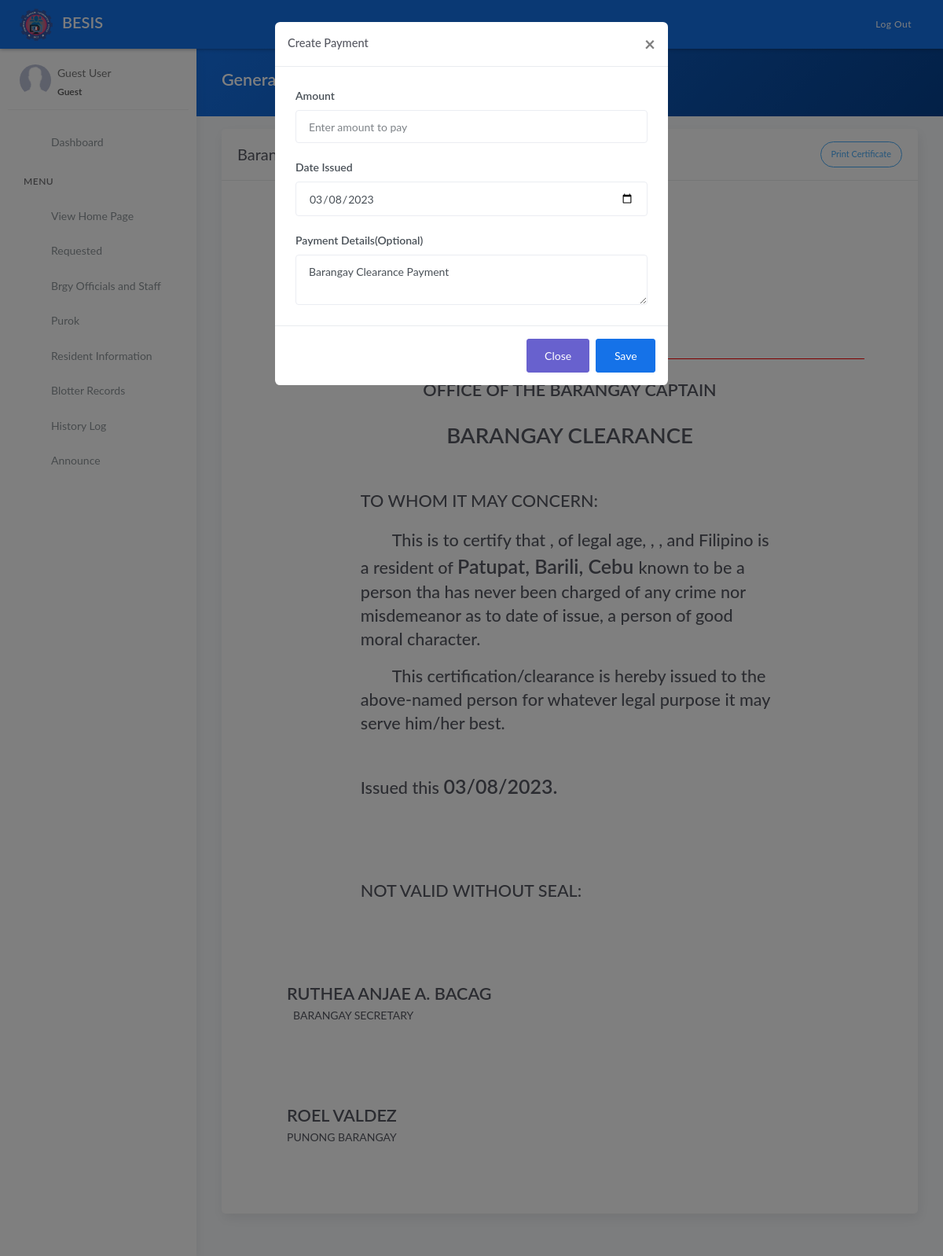
Before: /generate_brgy_cert.php with the older database file.
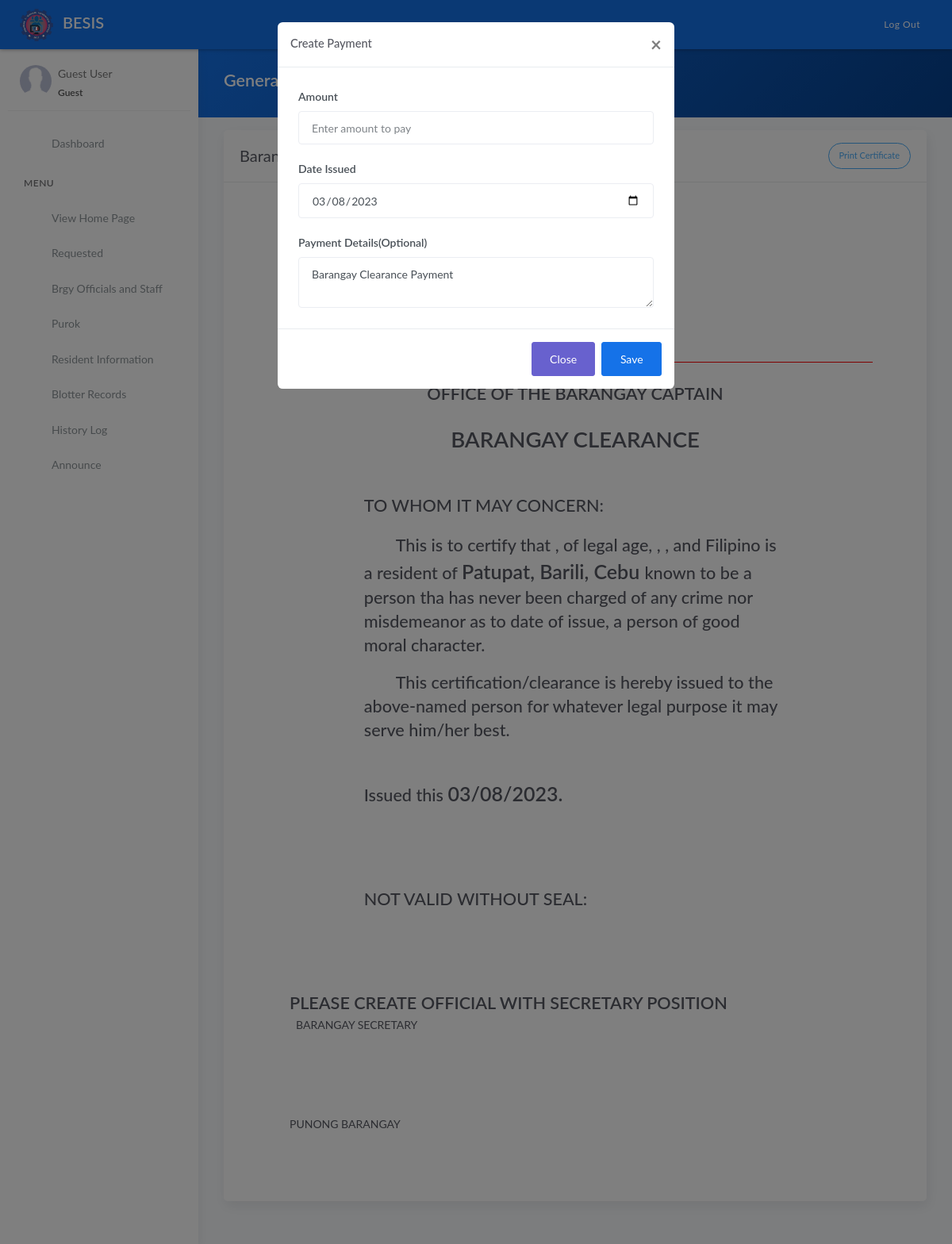
After: the same page with the newer database file.
### tables this page shows
CREATE TABLE `tblofficials` (
  `id` int(11) NOT NULL AUTO_INCREMENT,
  `name` varchar(50) DEFAULT NULL,
  `chairmanship` varchar(50) DEFAULT NULL,
  `position` varchar(50) DEFAULT NULL,
  `termstart` date DEFAULT NULL,
  `termend` date DEFAULT NULL,
  `status` varchar(20) DEFAULT NULL,
  PRIMARY KEY (`id`)
);

### templates/main-header.php (called while the page is built, shortened)
<?php include 'model/fetch_brgy_info.php' ?>

### model/fetch_brgy_info.php (called while the page is built, shortened)
<?php
    $query = "SELECT * FROM tblbrgy_info";
    $result = $conn->query($query);
	$row = $result->fetch_assoc();
	if($row){
		$province = $row['province'];
		$town	= $row['town'];
		$brgy 		= $row['brgy_name'];
	}
?>

### generate_brgy_cert.php (the view, shortened to what the changed rows need)
<?php include 'server/server.php' ?>
<?php
    $c = "SELECT * FROM tblofficials JOIN tblposition ON tblofficials.position=tblposition.id WHERE tblposition.position='Captain'";
    $captain = $conn->query($c)->fetch_assoc();
    $s = "SELECT * FROM tblofficials JOIN tblposition ON tblofficials.position=tblposition.id WHERE tblposition.position='Secretary'";
    $sec = $conn->query($s)->fetch_assoc();
?>
<!DOCTYPE html>
<html lang="en">
<head>
	<?php include 'templates/header.php' ?>
</head>
<body>
	<div class="wrapper">
		<?php include 'templates/main-header.php' ?>
		<div class="main-panel">
			<div class="content">
				<div class="panel-header bg-primary-gradient">
					<div class="page-inner">
						<div class="d-flex align-items-left align-items-md-center flex-column flex-md-row">
							<div>
								<h2 class="text-white fw-bold">Generate Certificate</h2>
							</div>
						</div>
					</div>
				</div>
				<div class="page-inner">
					<div class="row mt--2">
						<div class="col-md-12">
                            <div class="card">
								<div class="card-body m-5" id="printThis">
                                  <div class="d-flex flex-wrap justify-content-around" style="border-bottom:1px solid red">
										<div class="text-center">
											<h1 class="fw-bold mb-0">Barangay <?= ucwords($brgy) ?></h1>
										</div>
									</div>
                                    <div class="d-flex flex-wrap justify-content-center" >
                                        <div class="col-md-9">
                                            <div class="text-center">
                                                <h2 class="mt-4 fw-bold">OFFICE OF THE BARANGAY CAPTAIN</h2>
                                            </div>
                                            <div class="text-center">
                                                <h1 class="mt-4 fw-bold mb-5">BARANGAY CLEARANCE</h1>
                                            </div>
                                            <h2 class="mt-5">TO WHOM IT MAY CONCERN:</h2>
                                            <h2 class="mt-3" style="text-indent: 40px;">This is to certify that
                                            , of legal age, , ,
                                            and Filipino is a resident of <span class="fw-bold" style="font-size:25px"><?= ucwords($brgy) ?>, <?= ucwords($town) ?>, <?= ucwords($province) ?> </span> known to be a person tha has never been charged of any crime nor misdemeanor as to date of issue, a person of good moral character.</h2>
                                            <h2 class="mt-3" style="text-indent: 40px;">This certification/clearance is hereby issued to the above-named person for whatever legal purpose it may serve him/her best.</h2>
                                            <h2 class="mt-5">Issued this <span class="fw-bold" style="font-size:25px"><?= date('m/d/Y') ?>.</span></h2>
                                            <h2 class="text-uppercase" style="margin-top:100px; margin-bottom:100px;">NOT VALID WITHOUT SEAL:</h2>
                                        </div>
                                        <div class="col-md-12 ">
                                            <div class=" text-left  justify-content-end">
                                                <h2 class="fw-bold mb-0 text-uppercase" style="margin-bottom:200px;"><?= empty($sec['name']) ? 'Please Create Official with Secretary Position' : ucwords($sec['name']) ?></h2>
                                                <p class="ml-2" >BARANGAY SECRETARY</p>
                                            </div>
                                            <div class="text-left" style="margin-top:100px;">
                                                <h2 class="fw-bold mb-0 text-uppercase"><?= ucwords($captain['name']) ?></h2>
                                                <p class="mr-3">PUNONG BARANGAY</p>
                                            </div>
                                        </div>
                                    </div>
								</div>
							</div>
						</div>
					</div>
				</div>
			</div>
		</div>
	</div>
</body>
</html>

Changed rows visible on the page:
removed tblofficials: name "RUTHEA ANJAE A. BACAG"
removed tblofficials: name "ROEL VALDEZ"
Other visible differences:
text now shown: "PLEASE CREATE OFFICIAL WITH SECRETARY POSITION"
